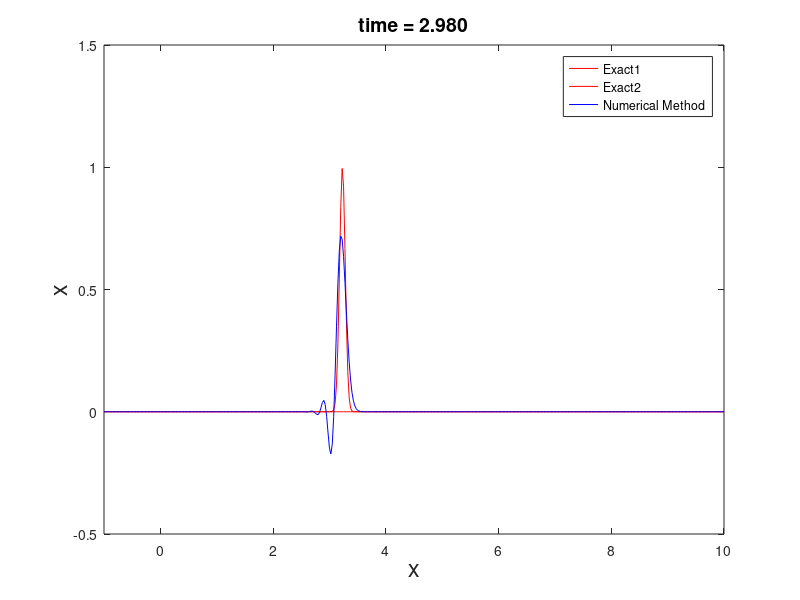
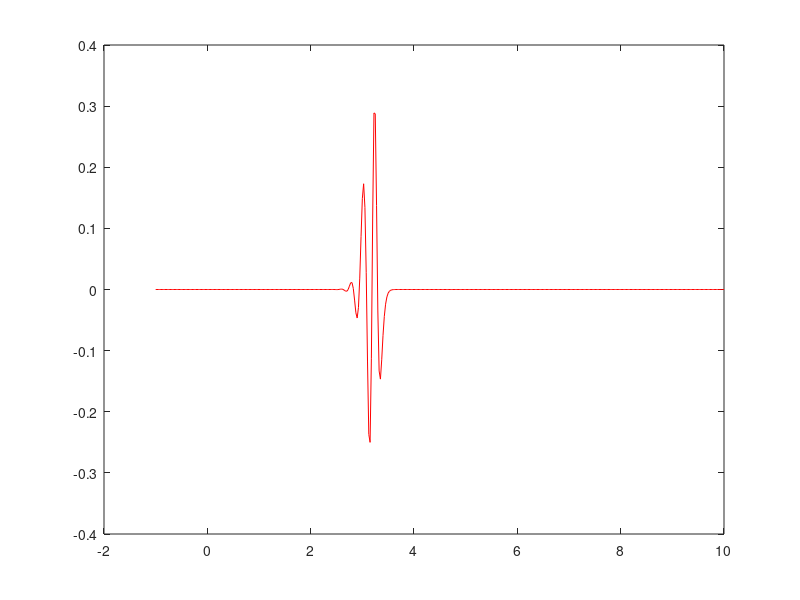

The MATLAB source for these figures, in order:
clc;

xmin = -1;        %Minimum value of x
xmax = 10;        %Maximum value of x
Tmax= 3;       %Maximum value of t

% kappa = 0.01;   %stepsize in t
% h = 0.01;        % Stepsize in x
h = 0.025;
kappa = 0.8*h;   %stepsize in t
        % Stepsize in x

a=1;             % Wave speed

%Space and Time interval
x = xmin:h:xmax;
t = 0:kappa:Tmax;

M = length(x);
N = length(t);

%Courant-Friedrichs-Lewy
c = a*(kappa/h); 
%c = 1; 

% Gaussian Inital condition
u0 = exp(-200*(x-0.25).^2);
v0 = exp(-200*(x-0.25).^2);
u=u0;
v=v0;
unp1 = u0;
unp2 = v0;

for i =1:N-1
    
    for j =2:M-1
        
       unp1(j) = u(j) - (c/2)*(u(j+1) - u(j-1)) + (c^2/2)*(u(j+1) - 2*u(j) + u(j-1));
       unp2(j) = v(j) + (c/2)*(v(j+1) - v(j-1)) - (c^2/2)*(v(j+1) - 2*u(j) + v(j-1));
         
    end
    
    %update u
    u=unp1;
    v=unp2;
    
    %The Exact solution
    exact1 = exp(-200*(x - 0.25 - a*t(i)).^2);
    exact2 = exp(-200*(x - 0.25 + a*t(i)).^2);
    
    %Plot Solution
    plot(x,exact1,'r-',x,exact2,'r-');    hold on;
    %plot(x,u,'b-',x,v,'k-');  hold off;
   plot(x,u,'b-');  hold off;
    axis([xmin xmax -0.5 1.5])
    xlabel('x','fontsize',17)
    ylabel('x','fontsize',17)
    title(sprintf('time = %1.3f',t(i)), 'fontsize',14)
    legend("Exact1","Exact2","Numerical Method","Numerical Method2")
    shg    %Show current figure
    
    % pause   
    
end

%Error
figure(5000)
plot(x,exact1-u,'r-');
